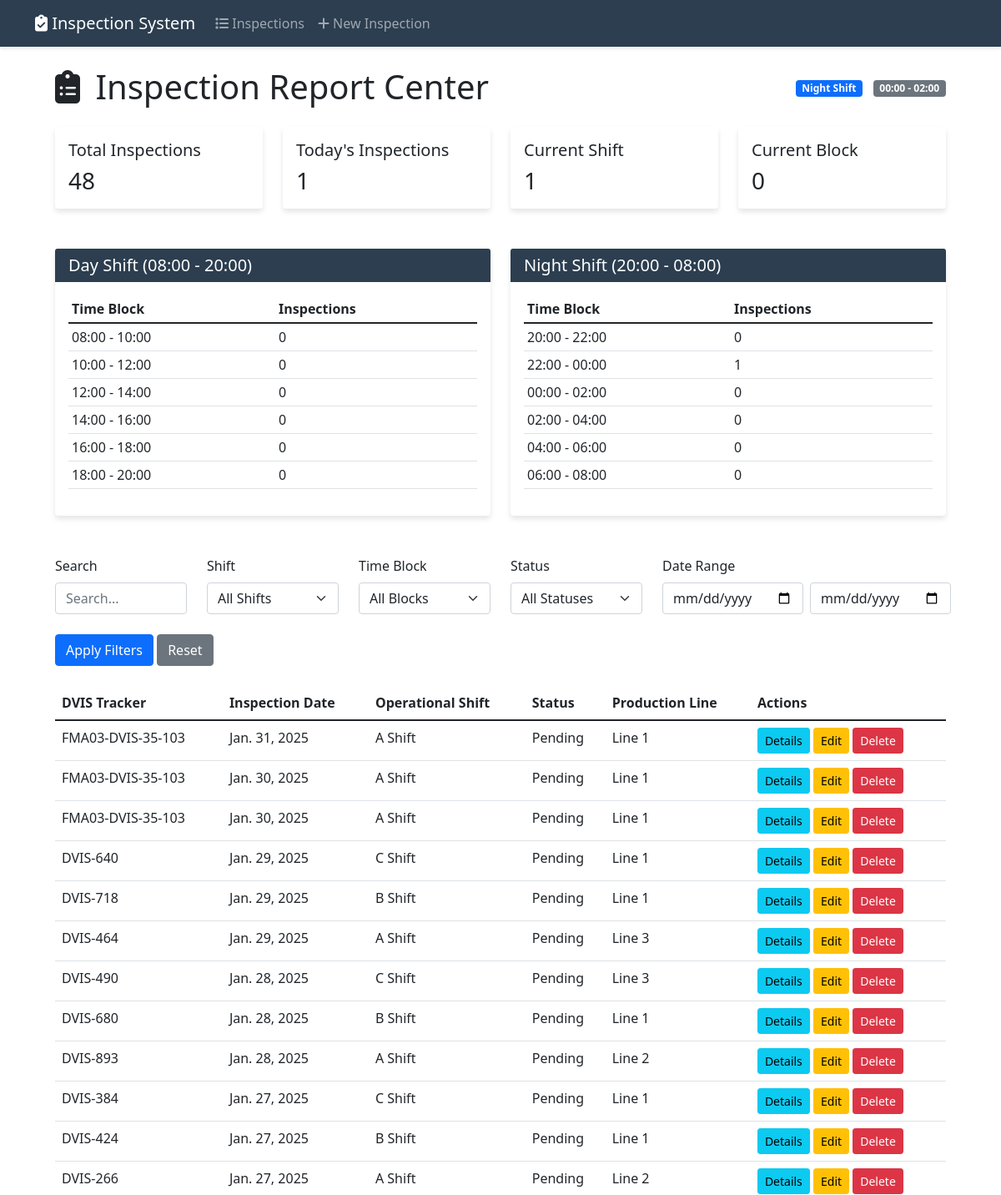
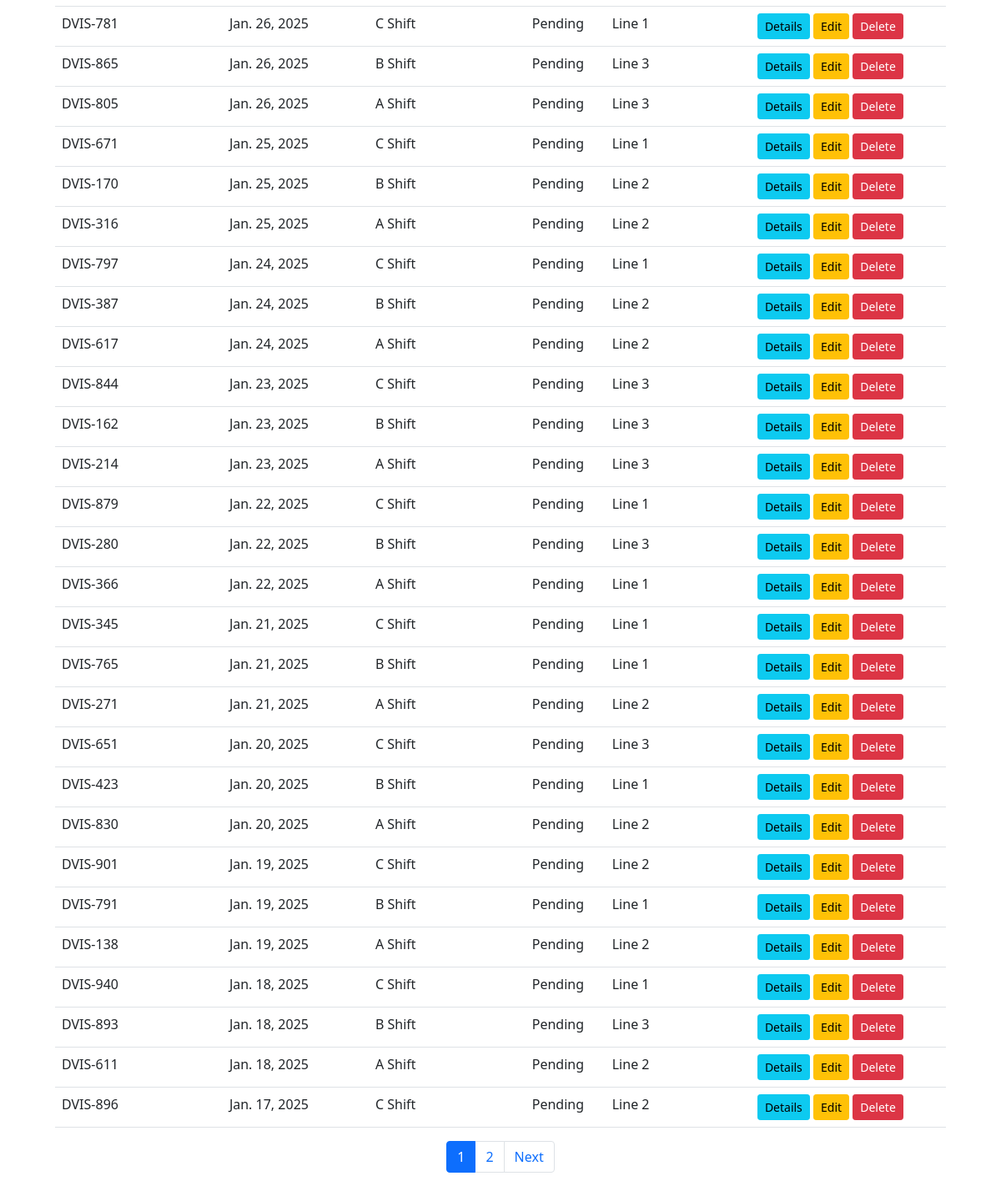
The page / on the database its author committed (2 pictures, top to bottom).
### screen_app/models.py (models this page shows, shortened)
class InspectionSheet(models.Model):
    SHIFT_CHOICES = [
        ('A', 'A Shift'),
        ('B', 'B Shift'),
        ('C', 'C Shift'),
    ]
    STATUS_CHOICES = [
        ('pending', 'Pending'),
        ('complete', 'Complete'),
        ('rejected', 'Rejected')
    ]
    document_date = models.DateField()
    shift = models.CharField(max_length=1, choices=SHIFT_CHOICES)
    line = models.CharField(max_length=50)
    part_number = models.ForeignKey(PartNumber, on_delete=models.PROTECT)
    dvis_number = models.CharField(max_length=50)
    status = models.CharField(
        max_length=20,
        choices=STATUS_CHOICES,
        default='pending',
        help_text="Current status of the inspection",
        null=True
    )
    created_at = models.DateTimeField(auto_now_add=True,null=True)
    created_at = models.DateTimeField(null=True,auto_now=True)  # Remove auto_now_add
    inspection_time = models.DateTimeField(null=True,auto_now=True)  # Add new field for explicit time control
    class Meta:
        ordering = ['-document_date', '-created_at']
        indexes = [
            models.Index(fields=['document_date', 'shift']),
            models.Index(fields=['status']),
        ]

### screen_app/views.py (the view)
# urls.py: path('', views.InspectionListView.as_view(), name='inspection_list'),
class InspectionListView(ListView):
    model = InspectionSheet
    template_name = 'inspection/inspection_list.html'
    context_object_name = 'inspections'
    ordering = ['-document_date', '-created_at']
    paginate_by = 40
    def get_time_block(self, hour):
        if hour is None:
            return "Unknown"
        try:
            hour = int(hour)
        except (ValueError, TypeError):
            return "Unknown"
        blocks = {
            8: "08:00 - 10:00",
            10: "10:00 - 12:00",
            12: "12:00 - 14:00",
            14: "14:00 - 16:00",
            16: "16:00 - 18:00",
            18: "18:00 - 20:00",
            20: "20:00 - 22:00",
            22: "22:00 - 00:00",
            0: "00:00 - 02:00",
            2: "02:00 - 04:00",
            4: "04:00 - 06:00",
            6: "06:00 - 08:00"
        }
        return blocks.get(hour, "Unknown")
    def get_queryset(self):
        queryset = super().get_queryset()
        shift = self.request.GET.get('shift')
        status = self.request.GET.get('status')
        start_date = self.request.GET.get('start_date')
        end_date = self.request.GET.get('end_date')
        search = self.request.GET.get('search')
        time_block = self.request.GET.get('time_block')
        if shift:
            if shift == 'DAY':
                queryset = queryset.filter(created_at__hour__gte=8, created_at__hour__lt=20)
            elif shift == 'NIGHT':
                queryset = queryset.filter(
                    created_at__hour__lt=8) | queryset.filter(created_at__hour__gte=20)
        if status:
            queryset = queryset.filter(status=status)
        if start_date:
            queryset = queryset.filter(document_date__gte=start_date)
        if end_date:
            queryset = queryset.filter(document_date__lte=end_date)
        if search:
            queryset = queryset.filter(dvis_number__icontains=search)
        if time_block:
            hour = int(time_block.split(':')[0])
            queryset = queryset.filter(
                created_at__hour__gte=hour,
                created_at__hour__lt=(hour + 2)
            )
        return queryset
    def get_context_data(self, **kwargs):
        context = super().get_context_data(**kwargs)
        now = timezone.localtime(timezone.now())
        today = now.date()
        current_hour = now.hour
        day_blocks = {
            "08:00 - 10:00": 0,
            "10:00 - 12:00": 0,
            "12:00 - 14:00": 0,
            "14:00 - 16:00": 0,
            "16:00 - 18:00": 0,
            "18:00 - 20:00": 0
        }
        night_blocks = {
            "20:00 - 22:00": 0,
            "22:00 - 00:00": 0,
            "00:00 - 02:00": 0,
            "02:00 - 04:00": 0,
            "04:00 - 06:00": 0,
            "06:00 - 08:00": 0
        }
        is_day_shift = 8 <= current_hour < 20
        current_shift = 'Day Shift' if is_day_shift else 'Night Shift'
        block_start = (current_hour // 2) * 2
        current_block = self.get_time_block(block_start)
        today_qs = InspectionSheet.objects.filter(document_date=today)
        inspections = today_qs.annotate(
            hour=ExtractHour('created_at')
        ).values('hour').annotate(
            count=Count('id')
        ).order_by('hour')
        for inspection in inspections:
            hour = inspection['hour']
            count = inspection['count']
            if hour is not None:
                if 8 <= hour < 10:
                    day_blocks["08:00 - 10:00"] += count
                elif 10 <= hour < 12:
                    day_blocks["10:00 - 12:00"] += count
                elif 12 <= hour < 14:
                    day_blocks["12:00 - 14:00"] += count
                elif 14 <= hour < 16:
                    day_blocks["14:00 - 16:00"] += count
                elif 16 <= hour < 18:
                    day_blocks["16:00 - 18:00"] += count
                elif 18 <= hour < 20:
                    day_blocks["18:00 - 20:00"] += count
                elif 20 <= hour < 22:
                    night_blocks["20:00 - 22:00"] += count
                elif 22 <= hour < 24:
                    night_blocks["22:00 - 00:00"] += count
                elif 0 <= hour < 2:
                    night_blocks["00:00 - 02:00"] += count
                elif 2 <= hour < 4:
                    night_blocks["02:00 - 04:00"] += count
                elif 4 <= hour < 6:
                    night_blocks["04:00 - 06:00"] += count
                elif 6 <= hour < 8:
                    night_blocks["06:00 - 08:00"] += count
        if is_day_shift:
            shift_qs = today_qs.filter(created_at__hour__gte=8, created_at__hour__lt=20)
        else:
            shift_qs = today_qs.filter(
                Q(created_at__hour__lt=8) | Q(created_at__hour__gte=20)
            )
        block_qs = today_qs.filter(
            created_at__hour__gte=block_start,
            created_at__hour__lt=block_start + 2
        )
        day_shift_stats = [
            {'time_block': block, 'count': count}
            for block, count in day_blocks.items()
        ]
        night_shift_stats = [
            {'time_block': block, 'count': count}
            for block, count in night_blocks.items()
        ]
        context.update({
            'total_inspections': InspectionSheet.objects.count(),
            'today_inspections': today_qs.count(),
            'shift_inspections': shift_qs.count(),
            'block_inspections': block_qs.count(),
            'current_shift': current_shift,
            'current_block': current_block,
            'day_shift_stats': day_shift_stats,
            'night_shift_stats': night_shift_stats,
        })
        return context

### screen_app/templates/inspection/inspection_list.html (shortened to what this page needs)
{% extends 'inspection/base.html' %}
{% load static %}
{% block content %}
<div class="container-fluid px-4">
        <div class="row mb-4">
            <div class="col-12">
                <div class="d-flex justify-content-between align-items-center">
                    <h1 class="m-0">
                        <i class="fas fa-clipboard-list me-2"></i> Inspection Report Center
                    </h1>
                    <div>
                        <span class="badge bg-primary">{{ current_shift }}</span>
                        <span class="badge bg-secondary ms-2">{{ current_block }}</span>
                    </div>
                </div>
            </div>
        </div>
    <div class="row mb-4">
        <div class="col-md-3">
            <div class="card">
                <div class="card-body">
                    <h5 class="card-title">Total Inspections</h5>
                    <p class="card-text h3">{{ total_inspections }}</p>
                </div>
            </div>
        </div>
        <div class="col-md-3">
            <div class="card">
                <div class="card-body">
                    <h5 class="card-title">Today's Inspections</h5>
                    <p class="card-text h3">{{ today_inspections }}</p>
                </div>
            </div>
        </div>
        <div class="col-md-3">
            <div class="card">
                <div class="card-body">
                    <h5 class="card-title">Current Shift</h5>
                    <p class="card-text h3">{{ shift_inspections }}</p>
                </div>
            </div>
        </div>
        <div class="col-md-3">
            <div class="card">
                <div class="card-body">
                    <h5 class="card-title">Current Block</h5>
                    <p class="card-text h3">{{ block_inspections }}</p>
                </div>
            </div>
        </div>
    </div>
    <div class="row mb-4">
        <div class="col-md-6">
            <div class="card">
                <div class="card-header">
                    <h5 class="card-title mb-0">Day Shift (08:00 - 20:00)</h5>
                </div>
                <div class="card-body">
                    <div class="table-responsive">
                        <table class="table table-sm">
                            <thead>
                                <tr>
                                    <th>Time Block</th>
                                    <th>Inspections</th>
                                </tr>
                            </thead>
                            <tbody>
                                {% for stat in day_shift_stats %}
                                <tr>
                                    <td>{{ stat.time_block }}</td>
                                    <td>{{ stat.count }}</td>
                                </tr>
                                {% endfor %}
                            </tbody>
                        </table>
                    </div>
                </div>
            </div>
        </div>
        <div class="col-md-6">
            <div class="card">
                <div class="card-header">
                    <h5 class="card-title mb-0">Night Shift (20:00 - 08:00)</h5>
                </div>
                <div class="card-body">
                    <div class="table-responsive">
                        <table class="table table-sm">
                            <thead>
                                <tr>
                                    <th>Time Block</th>
                                    <th>Inspections</th>
                                </tr>
                            </thead>
                            <tbody>
                                {% for stat in night_shift_stats %}
                                <tr>
                                    <td>{{ stat.time_block }}</td>
                                    <td>{{ stat.count }}</td>
                                </tr>
                                {% endfor %}
                            </tbody>
                        </table>
                    </div>
                </div>
            </div>
        </div>
    </div>
    <form method="get" class="row mb-4">
        <div class="col-md-2 mb-2">
            <label class="form-label">Search</label>
            <input type="text" name="search" class="form-control" placeholder="Search..." value="{{ request.GET.search }}">
        </div>
        <div class="col-md-2 mb-2">
            <label class="form-label">Shift</label>
            <select name="shift" class="form-select">
                <option value="">All Shifts</option>
            </select>
        </div>
        <div class="col-md-2 mb-2">
            <label class="form-label">Time Block</label>
            <select name="time_block" class="form-select">
                <option value="">All Blocks</option>
            </select>
        </div>
        <div class="col-md-2 mb-2">
            <label class="form-label">Status</label>
            <select name="status" class="form-select">
                <option value="">All Statuses</option>
            </select>
        </div>
        <div class="col-md-4 mb-2">
            <label class="form-label">Date Range</label>
            <div class="d-flex">
                <input type="date" name="start_date" class="form-control me-2" value="{{ request.GET.start_date }}">
                <input type="date" name="end_date" class="form-control" value="{{ request.GET.end_date }}">
            </div>
        </div>
        <div class="col-12 mt-3">
            <button type="submit" class="btn btn-primary">Apply Filters</button>
            <a href="{% url 'inspection_list' %}" class="btn btn-secondary">Reset</a>
        </div>
    </form>
    <div class="row">
        <div class="col-12">
            <div class="table-responsive">
                <table class="table table-hover">
                    <thead>
                        <tr>
                            <th>DVIS Tracker</th>
                            <th>Inspection Date</th>
                            <th>Operational Shift</th>
                            <th>Status</th>
                            <th>Production Line</th>
                            <th>Actions</th>
                        </tr>
                    </thead>
                    <tbody>
                        {% for inspection in inspections %}
                        <tr>
                            <td>{{ inspection.dvis_number }}</td>
                            <td>{{ inspection.document_date }}</td>
                            <td>{{ inspection.get_shift_display }}</td>
                            <td>{{ inspection.get_status_display }}</td>
                            <td>{{ inspection.line }}</td>
                            <td>
                                <a href="{% url 'inspection_detail' pk=inspection.pk %}" class="btn btn-info btn-sm">Details</a>
                                <a href="{% url 'inspection_edit' pk=inspection.pk %}" class="btn btn-warning btn-sm">Edit</a>
                                <a href="{% url 'inspection_delete' pk=inspection.pk %}" class="btn btn-danger btn-sm">Delete</a>
                            </td>
                        </tr>
                        {% empty %}
                        <tr>
                            <td colspan="6" class="text-center">No inspections found</td>
                        </tr>
                        {% endfor %}
                    </tbody>
                </table>
            </div>
        </div>
    </div>
    {% if is_paginated %}
    <nav>
        <ul class="pagination justify-content-center">
            {% for num in page_obj.paginator.page_range %}
            <li class="page-item {% if page_obj.number == num %}active{% endif %}">
                <a class="page-link" href="?page={{ num }}">{{ num }}</a>
            </li>
            {% endfor %}
            {% if page_obj.has_next %}
            <li class="page-item">
                <a class="page-link" href="?page={{ page_obj.next_page_number }}">Next</a>
            </li>
            {% endif %}
        </ul>
    </nav>
    {% endif %}
</div>
{% endblock %}

### screen_app/templates/inspection/base.html (shortened to what this page needs)
{% load static %}
<!DOCTYPE html>
<html lang="en">
<head>
    <link href="{% static 'css/bootstrap.min.css' %}" rel="stylesheet">
    <link href="{% static 'css/all.min.css' %}" rel="stylesheet">
    <link href="{% static 'css/animate.min.css' %}" rel="stylesheet">
</head>
<body>
    <nav class="navbar navbar-expand-lg navbar-dark">
        <div class="container">
            <a class="navbar-brand animate__animated animate__fadeIn" href="{% url 'inspection_list' %}">
                <i class="fas fa-clipboard-check"></i> Inspection System
            </a>
            <div class="collapse navbar-collapse" id="navbarNav">
                <ul class="navbar-nav">
                    <li class="nav-item">
                        <a class="nav-link animate__animated animate__fadeIn" href="{% url 'inspection_list' %}">
                            <i class="fas fa-list"></i> Inspections
                        </a>
                    </li>
                    <li class="nav-item">
                        <a class="nav-link animate__animated animate__fadeIn" href="{% url 'inspection_create' %}">
                            <i class="fas fa-plus"></i> New Inspection
                        </a>
                    </li>
                </ul>
            </div>
        </div>
    </nav>
    <div class="container mt-4">
        {% block content %}
        {% endblock %}
    </div>
  {% load static %}
</body>
</html>

### rows shown on the page
InspectionSheet: dvis_number "FMA03-DVIS-35-103", document_date "Jan. 31, 2025", shift "A Shift", status "Pending", line "Line 1"
InspectionSheet: dvis_number "FMA03-DVIS-35-103", document_date "Jan. 30, 2025", shift "A Shift", status "Pending", line "Line 1"
InspectionSheet: dvis_number "FMA03-DVIS-35-103", document_date "Jan. 30, 2025", shift "A Shift", status "Pending", line "Line 1"
InspectionSheet: dvis_number "DVIS-640", document_date "Jan. 29, 2025", shift "C Shift", status "Pending", line "Line 1"
InspectionSheet: dvis_number "DVIS-718", document_date "Jan. 29, 2025", shift "B Shift", status "Pending", line "Line 1"
InspectionSheet: dvis_number "DVIS-464", document_date "Jan. 29, 2025", shift "A Shift", status "Pending", line "Line 3"
InspectionSheet: dvis_number "DVIS-490", document_date "Jan. 28, 2025", shift "C Shift", status "Pending", line "Line 3"
InspectionSheet: dvis_number "DVIS-680", document_date "Jan. 28, 2025", shift "B Shift", status "Pending", line "Line 1"
InspectionSheet: dvis_number "DVIS-893", document_date "Jan. 28, 2025", shift "A Shift", status "Pending", line "Line 2"
InspectionSheet: dvis_number "DVIS-384", document_date "Jan. 27, 2025", shift "C Shift", status "Pending", line "Line 1"
InspectionSheet: dvis_number "DVIS-424", document_date "Jan. 27, 2025", shift "B Shift", status "Pending", line "Line 1"
InspectionSheet: dvis_number "DVIS-266", document_date "Jan. 27, 2025", shift "A Shift", status "Pending", line "Line 2"
InspectionSheet: dvis_number "DVIS-781", document_date "Jan. 26, 2025", shift "C Shift", status "Pending", line "Line 1"
InspectionSheet: dvis_number "DVIS-865", document_date "Jan. 26, 2025", shift "B Shift", status "Pending", line "Line 3"
InspectionSheet: dvis_number "DVIS-805", document_date "Jan. 26, 2025", shift "A Shift", status "Pending", line "Line 3"
InspectionSheet: dvis_number "DVIS-671", document_date "Jan. 25, 2025", shift "C Shift", status "Pending", line "Line 1"
InspectionSheet: dvis_number "DVIS-170", document_date "Jan. 25, 2025", shift "B Shift", status "Pending", line "Line 2"
InspectionSheet: dvis_number "DVIS-316", document_date "Jan. 25, 2025", shift "A Shift", status "Pending", line "Line 2"
InspectionSheet: dvis_number "DVIS-797", document_date "Jan. 24, 2025", shift "C Shift", status "Pending", line "Line 1"
InspectionSheet: dvis_number "DVIS-387", document_date "Jan. 24, 2025", shift "B Shift", status "Pending", line "Line 2"
InspectionSheet: dvis_number "DVIS-617", document_date "Jan. 24, 2025", shift "A Shift", status "Pending", line "Line 2"
InspectionSheet: dvis_number "DVIS-844", document_date "Jan. 23, 2025", shift "C Shift", status "Pending", line "Line 3"
InspectionSheet: dvis_number "DVIS-162", document_date "Jan. 23, 2025", shift "B Shift", status "Pending", line "Line 3"
InspectionSheet: dvis_number "DVIS-214", document_date "Jan. 23, 2025", shift "A Shift", status "Pending", line "Line 3"
InspectionSheet: dvis_number "DVIS-879", document_date "Jan. 22, 2025", shift "C Shift", status "Pending", line "Line 1"
InspectionSheet: dvis_number "DVIS-280", document_date "Jan. 22, 2025", shift "B Shift", status "Pending", line "Line 3"
InspectionSheet: dvis_number "DVIS-366", document_date "Jan. 22, 2025", shift "A Shift", status "Pending", line "Line 1"
InspectionSheet: dvis_number "DVIS-345", document_date "Jan. 21, 2025", shift "C Shift", status "Pending", line "Line 1"
InspectionSheet: dvis_number "DVIS-765", document_date "Jan. 21, 2025", shift "B Shift", status "Pending", line "Line 1"
InspectionSheet: dvis_number "DVIS-271", document_date "Jan. 21, 2025", shift "A Shift", status "Pending", line "Line 2"
InspectionSheet: dvis_number "DVIS-651", document_date "Jan. 20, 2025", shift "C Shift", status "Pending", line "Line 3"
InspectionSheet: dvis_number "DVIS-423", document_date "Jan. 20, 2025", shift "B Shift", status "Pending", line "Line 1"
InspectionSheet: dvis_number "DVIS-830", document_date "Jan. 20, 2025", shift "A Shift", status "Pending", line "Line 2"
InspectionSheet: dvis_number "DVIS-901", document_date "Jan. 19, 2025", shift "C Shift", status "Pending", line "Line 2"
InspectionSheet: dvis_number "DVIS-791", document_date "Jan. 19, 2025", shift "B Shift", status "Pending", line "Line 1"
InspectionSheet: dvis_number "DVIS-138", document_date "Jan. 19, 2025", shift "A Shift", status "Pending", line "Line 2"
InspectionSheet: dvis_number "DVIS-940", document_date "Jan. 18, 2025", shift "C Shift", status "Pending", line "Line 1"
InspectionSheet: dvis_number "DVIS-893", document_date "Jan. 18, 2025", shift "B Shift", status "Pending", line "Line 3"
InspectionSheet: dvis_number "DVIS-611", document_date "Jan. 18, 2025", shift "A Shift", status "Pending", line "Line 2"
InspectionSheet: dvis_number "DVIS-896", document_date "Jan. 17, 2025", shift "C Shift", status "Pending", line "Line 2"

### other values the page prints
{{ current_shift }} "Night Shift"
{{ current_block }} "00:00 - 02:00"
{{ total_inspections }} "48"
{{ today_inspections }} "1"
{{ shift_inspections }} "1"
{{ block_inspections }} "0"
{{ stat.time_block }} "08:00 - 10:00" "10:00 - 12:00" "12:00 - 14:00" "14:00 - 16:00" "16:00 - 18:00" "18:00 - 20:00"
{{ stat.count }} "0" "0" "0" "0" "0" "0"
{{ stat.time_block }} "20:00 - 22:00" "22:00 - 00:00" "00:00 - 02:00" "02:00 - 04:00" "04:00 - 06:00" "06:00 - 08:00"
{{ stat.count }} "0" "1" "0" "0" "0" "0"
{{ num }} "1" "2"
